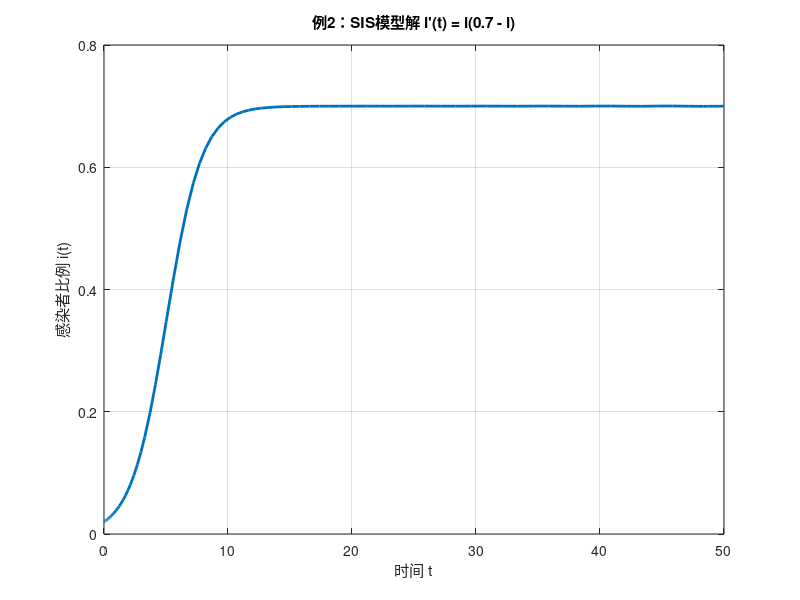

This chart was generated by the following MATLAB code:
f = @(t, i) i * (0.7 - i);       % 定义微分方程
tspan = [0 50];                  % 求解时间范围
i0 = 0.02;                       % 初始条件

[t, i] = ode45(f, tspan, i0);   % 使用 ode45 求解

% 绘图
plot(t, i, 'LineWidth', 2);
xlabel('时间 t');
ylabel('感染者比例 i(t)');
title('例2：SIS模型解 i''(t) = i(0.7 - i)');
grid on;
